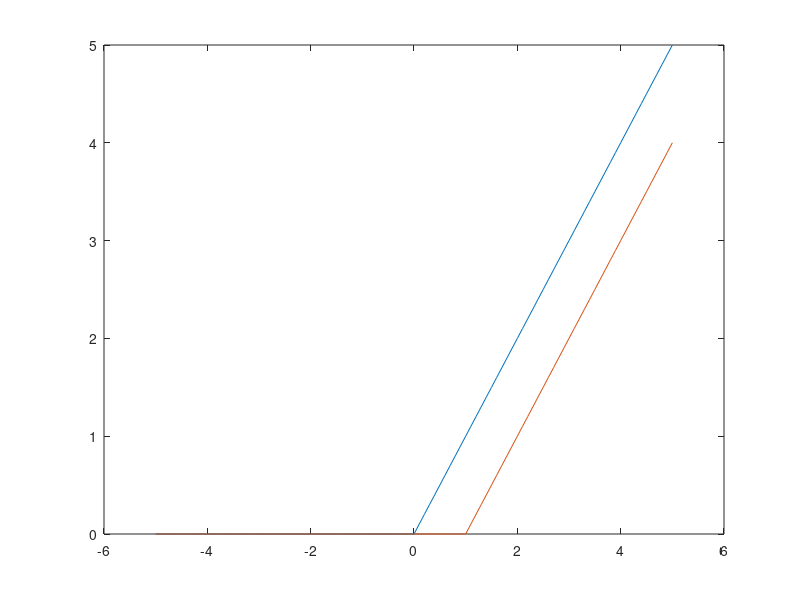

The MATLAB script that drew this image: (Note: this script raises an error after producing the figure.)
clear all; close all; clc;

ramp = @(t) t.*(t>zeros(size(t)));

a = 1;
t = -5:.1:5;

figure();
plot(t,ramp(t));
hold on;
plot(t,ramp(t-a));
xline(a);
axis equal
grid on